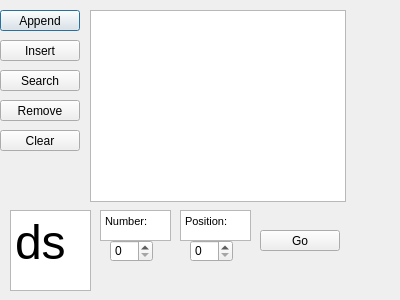
<?xml version="1.0" encoding="UTF-8"?>
<ui version="4.0">
 <class>Tarea3</class>
 <widget class="QDialog" name="Tarea3">
  <property name="geometry">
   <rect>
    <x>0</x>
    <y>0</y>
    <width>400</width>
    <height>300</height>
   </rect>
  </property>
  <property name="windowTitle">
   <string>Dialog</string>
  </property>
  <widget class="QListWidget" name="listWidget">
   <property name="geometry">
    <rect>
     <x>90</x>
     <y>10</y>
     <width>256</width>
     <height>192</height>
    </rect>
   </property>
  </widget>
  <widget class="QPushButton" name="appendBtn">
   <property name="geometry">
    <rect>
     <x>0</x>
     <y>10</y>
     <width>80</width>
     <height>21</height>
    </rect>
   </property>
   <property name="text">
    <string>Append</string>
   </property>
  </widget>
  <widget class="QPushButton" name="searchBtn">
   <property name="geometry">
    <rect>
     <x>0</x>
     <y>70</y>
     <width>80</width>
     <height>21</height>
    </rect>
   </property>
   <property name="text">
    <string>Search</string>
   </property>
  </widget>
  <widget class="QPushButton" name="insertBtn">
   <property name="geometry">
    <rect>
     <x>0</x>
     <y>40</y>
     <width>80</width>
     <height>21</height>
    </rect>
   </property>
   <property name="text">
    <string>Insert</string>
   </property>
  </widget>
  <widget class="QPushButton" name="clearBtn">
   <property name="geometry">
    <rect>
     <x>0</x>
     <y>130</y>
     <width>80</width>
     <height>21</height>
    </rect>
   </property>
   <property name="text">
    <string>Clear</string>
   </property>
  </widget>
  <widget class="QPushButton" name="removeBtn">
   <property name="geometry">
    <rect>
     <x>0</x>
     <y>100</y>
     <width>80</width>
     <height>21</height>
    </rect>
   </property>
   <property name="text">
    <string>Remove</string>
   </property>
  </widget>
  <widget class="QSpinBox" name="spinNum">
   <property name="geometry">
    <rect>
     <x>110</x>
     <y>240</y>
     <width>43</width>
     <height>22</height>
    </rect>
   </property>
  </widget>
  <widget class="QPushButton" name="goBtn">
   <property name="geometry">
    <rect>
     <x>260</x>
     <y>230</y>
     <width>80</width>
     <height>21</height>
    </rect>
   </property>
   <property name="text">
    <string>Go</string>
   </property>
  </widget>
  <widget class="QSpinBox" name="spinPos">
   <property name="geometry">
    <rect>
     <x>190</x>
     <y>240</y>
     <width>43</width>
     <height>22</height>
    </rect>
   </property>
  </widget>
  <widget class="QTextEdit" name="textEdit">
   <property name="geometry">
    <rect>
     <x>100</x>
     <y>210</y>
     <width>71</width>
     <height>31</height>
    </rect>
   </property>
   <property name="html">
    <string>&lt;!DOCTYPE HTML PUBLIC &quot;-//W3C//DTD HTML 4.0//EN&quot; &quot;http://www.w3.org/TR/REC-html40/strict.dtd&quot;&gt;
&lt;html&gt;&lt;head&gt;&lt;meta name=&quot;qrichtext&quot; content=&quot;1&quot; /&gt;&lt;style type=&quot;text/css&quot;&gt;
p, li { white-space: pre-wrap; }
&lt;/style&gt;&lt;/head&gt;&lt;body style=&quot; font-family:'MS Shell Dlg 2'; font-size:8.25pt; font-weight:400; font-style:normal;&quot;&gt;
&lt;p style=&quot; margin-top:0px; margin-bottom:0px; margin-left:0px; margin-right:0px; -qt-block-indent:0; text-indent:0px;&quot;&gt;Number:&lt;/p&gt;&lt;/body&gt;&lt;/html&gt;</string>
   </property>
  </widget>
  <widget class="QTextEdit" name="textEdit_2">
   <property name="geometry">
    <rect>
     <x>180</x>
     <y>210</y>
     <width>71</width>
     <height>31</height>
    </rect>
   </property>
   <property name="html">
    <string>&lt;!DOCTYPE HTML PUBLIC &quot;-//W3C//DTD HTML 4.0//EN&quot; &quot;http://www.w3.org/TR/REC-html40/strict.dtd&quot;&gt;
&lt;html&gt;&lt;head&gt;&lt;meta name=&quot;qrichtext&quot; content=&quot;1&quot; /&gt;&lt;style type=&quot;text/css&quot;&gt;
p, li { white-space: pre-wrap; }
&lt;/style&gt;&lt;/head&gt;&lt;body style=&quot; font-family:'MS Shell Dlg 2'; font-size:8.25pt; font-weight:400; font-style:normal;&quot;&gt;
&lt;p style=&quot; margin-top:0px; margin-bottom:0px; margin-left:0px; margin-right:0px; -qt-block-indent:0; text-indent:0px;&quot;&gt;Position:&lt;/p&gt;&lt;/body&gt;&lt;/html&gt;</string>
   </property>
  </widget>
  <widget class="QTextEdit" name="text">
   <property name="geometry">
    <rect>
     <x>10</x>
     <y>210</y>
     <width>81</width>
     <height>81</height>
    </rect>
   </property>
   <property name="html">
    <string>&lt;!DOCTYPE HTML PUBLIC &quot;-//W3C//DTD HTML 4.0//EN&quot; &quot;http://www.w3.org/TR/REC-html40/strict.dtd&quot;&gt;
&lt;html&gt;&lt;head&gt;&lt;meta name=&quot;qrichtext&quot; content=&quot;1&quot; /&gt;&lt;style type=&quot;text/css&quot;&gt;
p, li { white-space: pre-wrap; }
&lt;/style&gt;&lt;/head&gt;&lt;body style=&quot; font-family:'MS Shell Dlg 2'; font-size:8.25pt; font-weight:400; font-style:normal;&quot;&gt;
&lt;p style=&quot; margin-top:0px; margin-bottom:0px; margin-left:0px; margin-right:0px; -qt-block-indent:0; text-indent:0px;&quot;&gt;&lt;span style=&quot; font-size:36pt;&quot;&gt;ds&lt;/span&gt;&lt;/p&gt;&lt;/body&gt;&lt;/html&gt;</string>
   </property>
  </widget>
 </widget>
 <resources/>
 <connections/>
</ui>
